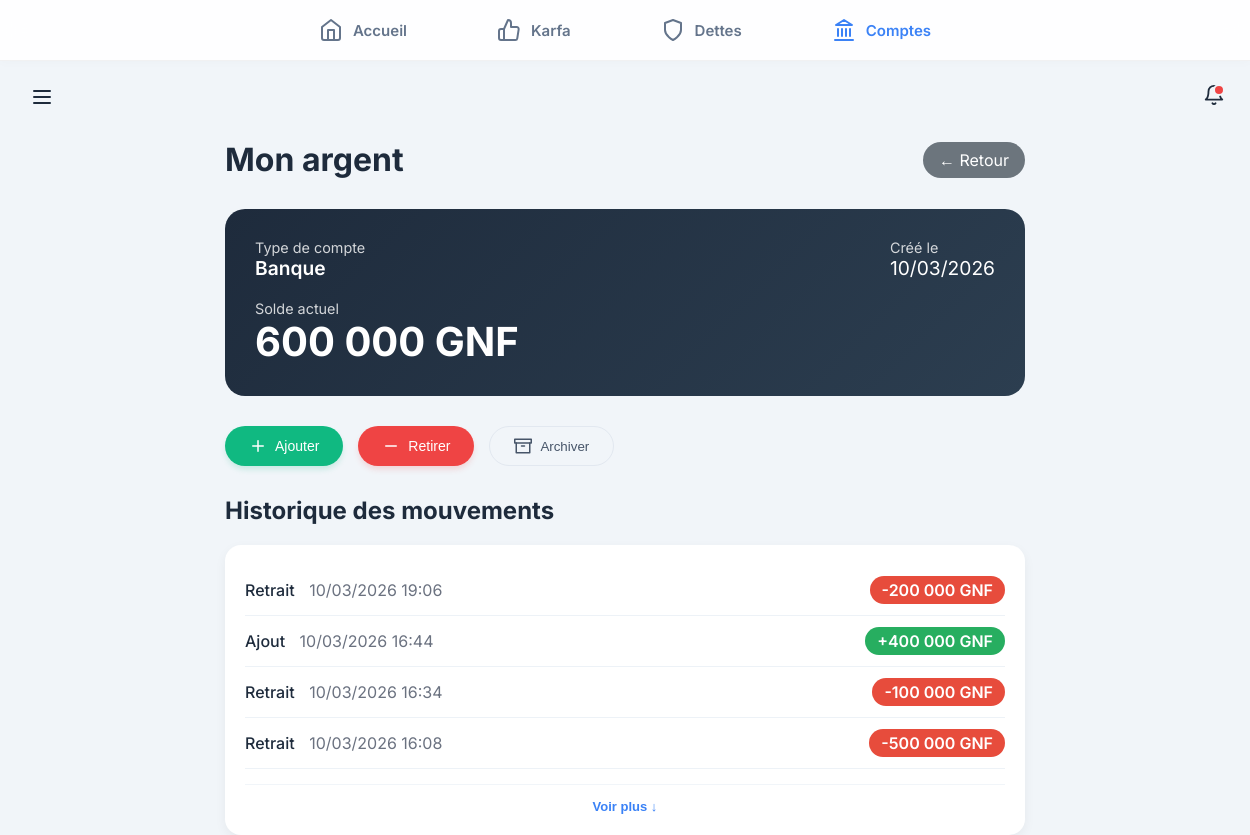
The page /comptes/detail/4/ (signed in) on the database as committed earlier.
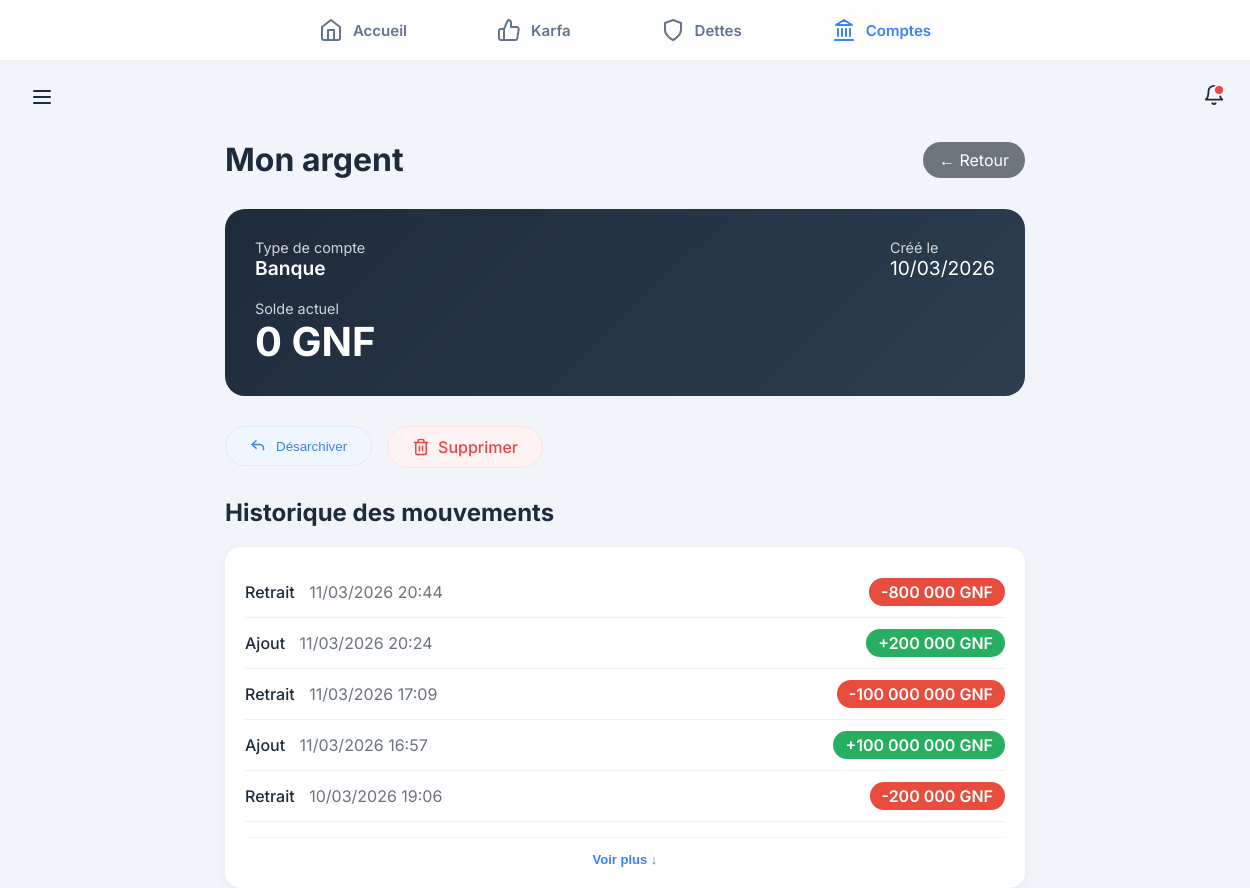
The same page on the database as committed later.
### backend/modules/comptes/models/argent.py (models this page shows, shortened)
class CompteArgent(models.Model):
    TYPE_CHOIX = [
        ('BANQUE', 'Banque'),
        ('MOBILE_MONEY', 'Mobile Money'),
        ('CASH', 'Espèces'),
        ('DETTE', 'Dettes'),
        ('AUTRE', 'Autre'),
    ]
    nom = models.CharField(max_length=50) # Retrait de unique=True car plusieurs utilisateurs peuvent avoir un compte "Cash"
    cree_par = models.ForeignKey('auth.User', on_delete=models.CASCADE, related_name='comptes_argent', null=True)
    type_compte = models.CharField(max_length=20, choices=TYPE_CHOIX)
    solde = models.DecimalField(max_digits=12, decimal_places=0, default=0)
    dette_liee = models.ForeignKey('dettes.Dette', on_delete=models.SET_NULL, null=True, blank=True, related_name='comptes_argent_lies')
    date_creation = models.DateTimeField(auto_now_add=True)
    archive = models.BooleanField(default=False)
    date_archivage = models.DateTimeField(null=True, blank=True)

### backend/modules/comptes/models/mouvement.py (models this page shows, shortened)
class MouvementCompte(models.Model):
    TYPE_AJOUT = 'AJOUT'
    TYPE_RETRAIT = 'RETRAIT'
    CHOIX_TYPE = [
        (TYPE_AJOUT, 'Ajout'),
        (TYPE_RETRAIT, 'Retrait'),
    ]
    compte_argent = models.ForeignKey('comptes.CompteArgent', on_delete=models.CASCADE, null=True, blank=True, related_name='mouvements')
    compte_or = models.ForeignKey('comptes.CompteOr', on_delete=models.CASCADE, null=True, blank=True, related_name='mouvements')
    type = models.CharField(max_length=10, choices=CHOIX_TYPE)
    montant = models.DecimalField(max_digits=12, decimal_places=3) # Utilise 3 pour l'or aussi
    date = models.DateTimeField(auto_now_add=True)
    motif = models.CharField(max_length=255, blank=True)
    cree_par = models.ForeignKey(User, on_delete=models.SET_NULL, null=True, blank=True)

### backend/modules/comptes/views/detail.py (the view)
# urls.py: path('detail/<int:id>/', detail_compte, name='detail_compte'),
@login_required
@login_required
def detail_compte(request, id):
    type_param = request.GET.get('type')
    if type_param == 'or':
        compte = get_object_or_404(CompteOr, id=id, cree_par=request.user)
        type_compte = 'or'
        is_or = True
    elif type_param == 'argent':
        compte = get_object_or_404(CompteArgent, id=id, cree_par=request.user)
        type_compte = 'argent'
        is_or = False
    else:
        try:
            compte = CompteArgent.objects.get(id=id, cree_par=request.user)
            type_compte = 'argent'
            is_or = False
        except CompteArgent.DoesNotExist:
            compte = get_object_or_404(CompteOr, id=id, cree_par=request.user)
            type_compte = 'or'
            is_or = True
    mouvements = compte.mouvements.all().order_by('-date')
    return render(request, 'modules/comptes/detail.html', {
        'compte': compte,
        'is_or': is_or,
        'type_compte': type_compte,
        'nature': type_compte,
        'mouvements': mouvements
    })

### backend/modules/core/templatetags/custom_filters.py (called while the page is built)
@register.filter
def milliers(value):
    try:
        num = float(value)
        if num == int(num):
            return f"{int(num):,}".replace(",", " ")
        return f"{num:,.3f}".rstrip('0').rstrip('.').replace(",", " ").replace(".", ",")
    except:
        return value

### frontend/templates/modules/comptes/detail.html (shortened to what the changed rows need)
{% extends "base.html" %}
{% load custom_filters %}
{% block content %}
<div style="max-width: 800px; margin: 0 auto;">
    <div style="display: flex; justify-content: space-between; align-items: center; margin-bottom: 30px;">
        <h1 style="margin: 0;">{{ compte.nom }}</h1>
        <a href="{% if compte.archive %}{% url 'comptes:liste_archives' %}{% else %}{% url 'comptes:liste_comptes' %}{% endif %}"
            style="background: #6c757d; color: white; padding: 8px 16px; border-radius: 30px; text-decoration: none;">
            ← Retour
        </a>
    </div>
    <div
        style="background: linear-gradient(135deg, #1e2b3c, #2c3e50); color: white; padding: 30px; border-radius: 20px; margin-bottom: 30px;">
        <div style="display: flex; justify-content: space-between; align-items: center; flex-wrap: wrap;">
            <div>
                <div style="font-size: 0.9em; opacity: 0.8;">{% if is_or %}Pureté{% else %}Type de compte{% endif %}
                </div>
                <div style="font-size: 1.2em; font-weight: 600;">
                    {% if is_or %}
                    {{ compte.carat|default:24 }} K
                    {% else %}
                    {{ compte.get_type_compte_display }}
                    {% endif %}
                </div>
            </div>
            <div>
                <div style="font-size: 0.9em; opacity: 0.8;">Créé le</div>
                <div style="font-size: 1.2em;">{{ compte.date_creation|date:"d/m/Y" }}</div>
            </div>
        </div>
        <div style="margin-top: 20px;">
            <div style="font-size: 0.9em; opacity: 0.8;">{% if is_or %}Poids actuel{% else %}Solde actuel{% endif %}
            </div>
            <div style="font-size: 2.5em; font-weight: 700;">
                {% if is_or %}
                {{ compte.poids_grammes|floatformat:-2 }} g
                {% else %}
                {{ compte.solde|milliers }} GNF
                {% endif %}
            </div>
        </div>
    </div>
    <div style="display: flex; gap: 15px; margin-bottom: 30px; flex-wrap: wrap;">
        {% if not compte.archive %}
        <button onclick="showOperationForm('ajout')"
            style="display: inline-flex; align-items: center; gap: 8px; background: #10b981; color: white; padding: 10px 24px; border: none; border-radius: 30px; cursor: pointer; font-weight: 500; font-size: 14px; transition: all 0.2s; box-shadow: 0 4px 6px -1px rgba(16, 185, 129, 0.2);">
            <svg width="18" height="18" viewBox="0 0 24 24" fill="none" stroke="currentColor" stroke-width="2"
                stroke-linecap="round" stroke-linejoin="round">
                <line x1="12" y1="5" x2="12" y2="19" />
                <line x1="5" y1="12" x2="19" y2="12" />
            </svg> Ajouter
        </button>
        <button onclick="showOperationForm('retrait')"
            style="display: inline-flex; align-items: center; gap: 8px; background: #ef4444; color: white; padding: 10px 24px; border: none; border-radius: 30px; cursor: pointer; font-weight: 500; font-size: 14px; transition: all 0.2s; box-shadow: 0 4px 6px -1px rgba(239, 68, 68, 0.2);">
            <svg width="18" height="18" viewBox="0 0 24 24" fill="none" stroke="currentColor" stroke-width="2"
                stroke-linecap="round" stroke-linejoin="round">
                <line x1="5" y1="12" x2="19" y2="12" />
            </svg> Retirer
        </button>
        <form method="post" action="{% url 'comptes:archiver_compte' compte.id %}?type={% if is_or %}or{% else %}argent{% endif %}" style="display: inline;">
            <button type="button" data-confirm="Archiver ce compte ? Il pourra être désarchivé plus tard."
                style="background: #f1f5f9; color: #475569; padding: 10px 24px; border: 1px solid #e2e8f0; border-radius: 30px; cursor: pointer; font-weight: 500; display: inline-flex; align-items: center; gap: 8px; transition: all 0.2s;"
                onmouseover="this.style.background='#e2e8f0';" onmouseout="this.style.background='#f1f5f9';">
                <svg width="18" height="18" viewBox="0 0 24 24" fill="none" stroke="currentColor" stroke-width="2"
                    stroke-linecap="round" stroke-linejoin="round">
                    <path d="M21 8v13H3V8"></path>
                    <path d="M1 3h22v5H1z"></path>
                    <path d="M10 12h4"></path>
                </svg>
                Archiver
            </button>
        </form>
        {% else %}
        <form method="post" action="{% url 'comptes:desarchiver_compte' compte.id %}?type={% if is_or %}or{% else %}argent{% endif %}" style="display: inline;">
            <button type="button" data-confirm="Ce compte sera à nouveau actif. Continuer ?" data-confirm-type="success"
                style="background: #eff6ff; color: #3b82f6; border: 1px solid #dbeafe; padding: 10px 24px; border-radius: 30px; cursor: pointer; font-weight: 500; display: inline-flex; align-items: center; gap: 8px; transition: all 0.2s;"
                onmouseover="this.style.background='#dbeafe';" onmouseout="this.style.background='#eff6ff';">
                <svg width="18" height="18" viewBox="0 0 24 24" fill="none" stroke="currentColor" stroke-width="2"
                    stroke-linecap="round" stroke-linejoin="round">
                    <path d="M3 10h10a5 5 0 0 1 5 5v2"></path>
                    <path d="M3 10l5-5"></path>
                    <path d="M3 10l5 5"></path>
                </svg>
                Désarchiver
            </button>
        </form>
        {% if is_or and compte.poids_grammes == 0 or not is_or and compte.solde == 0 %}
        <a href="{% url 'comptes:supprimer_compte' compte.id %}?type={% if is_or %}or{% else %}argent{% endif %}"
            data-confirm="Supprimer définitivement ce compte ? Action irréversible."
            style="background: #fef2f2; color: #ef4444; border: 1px solid #fee2e2; padding: 10px 24px; border-radius: 30px; text-decoration: none; font-weight: 500; display: inline-flex; align-items: center; gap: 8px; transition: all 0.2s;"
            onmouseover="this.style.background='#fee2e2';" onmouseout="this.style.background='#fef2f2';">
            Supprimer
        </a>
        {% endif %}
        {% endif %}
    </div>
    <h2>Historique des mouvements</h2>
    <div style="background: white; border-radius: 16px; padding: 20px; box-shadow: 0 4px 12px rgba(0,0,0,0.05);">
        <div id="history-container" style="max-height: 400px; overflow-y: auto; transition: max-height 0.3s ease;">
            {% for mouvement in mouvements %}
            <div class="history-item" style="display: {% if forloop.counter > 5 %}none{% else %}flex{% endif %}; justify-content: space-between; padding: 15px 0; border-bottom: 1px solid #edf2f7;">
                <div>
                    <span style="font-weight: 500;">{{ mouvement.get_type_display }}</span>
                    <span style="margin-left: 10px; color: #6b7280;">{{ mouvement.date|date:"d/m/Y H:i" }}</span>
                </div>
                <div style="text-align: right;">
                    <span
                        style="background: {% if mouvement.type == 'AJOUT' %}#27ae60{% else %}#e74c3c{% endif %}; color: white; padding: 4px 12px; border-radius: 20px; font-weight: 600;">
                        {% if mouvement.type == 'AJOUT' %}+{% else %}-{% endif %}{{ mouvement.montant|milliers }} {% if is_or %}g{% else %}GNF{% endif %}
                    </span>
                </div>
            </div>
            {% empty %}
            <p style="color: #9ca3af; text-align: center;">Aucun mouvement enregistré</p>
            {% endfor %}
        </div>
    </div>
</div>
{% endblock %}

Rows that differ between the two databases and show on the page:
no longer on this page (row unchanged): MouvementCompte: type "Ajout", date "10/03/2026 16:44", montant|milliers "400 000"
no longer on this page (row unchanged): MouvementCompte: type "Retrait", date "10/03/2026 16:34", montant|milliers "100 000"
no longer on this page (row unchanged): MouvementCompte: type "Retrait", date "10/03/2026 16:08", montant|milliers "500 000"
changed CompteArgent "Mon argent": solde|milliers "600 000" → "0"; archive False → True (drawn)
added MouvementCompte: type "Retrait", date "11/03/2026 20:44", montant|milliers "800 000"
added MouvementCompte: type "Ajout", date "11/03/2026 20:24", montant|milliers "200 000"
added MouvementCompte: type "Retrait", date "11/03/2026 17:09", montant|milliers "100 000 000"
added MouvementCompte: type "Ajout", date "11/03/2026 16:57", montant|milliers "100 000 000"
Other text that changed with them:
text no longer shown: "Ajouter Retirer Archiver"
text now shown: "Désarchiver Supprimer"
